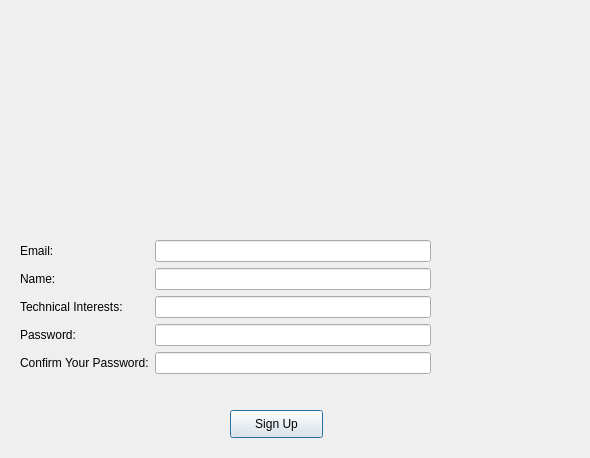
<?xml version="1.0" encoding="UTF-8"?>
<ui version="4.0">
 <class>Dialog</class>
 <widget class="QDialog" name="Dialog">
  <property name="enabled">
   <bool>true</bool>
  </property>
  <property name="geometry">
   <rect>
    <x>0</x>
    <y>0</y>
    <width>590</width>
    <height>458</height>
   </rect>
  </property>
  <property name="minimumSize">
   <size>
    <width>590</width>
    <height>458</height>
   </size>
  </property>
  <property name="maximumSize">
   <size>
    <width>594</width>
    <height>458</height>
   </size>
  </property>
  <property name="baseSize">
   <size>
    <width>590</width>
    <height>458</height>
   </size>
  </property>
  <property name="windowTitle">
   <string>Dialog</string>
  </property>
  <property name="styleSheet">
   <string notr="true">QDialog{
	background-image: url(Users/kappa/Library/Containers/com.tencent.xinWeChat/Data/Library/Application Support/com.tencent.xinWeChat/2.0b4.0.9/1feec28dbcbbd41c908e5319f9080e3b/Message/MessageTemp/9e20f478899dc29eb19741386f9343c8/Image/541543462213_.pic.jpg);
}
QPushButton{
	background-color:rgb(255, 255, 255)
	border: none;
}</string>
  </property>
  <widget class="QPushButton" name="signup_button">
   <property name="geometry">
    <rect>
     <x>230</x>
     <y>410</y>
     <width>93</width>
     <height>28</height>
    </rect>
   </property>
   <property name="text">
    <string>Sign Up</string>
   </property>
  </widget>
  <widget class="QWidget" name="formLayoutWidget_2">
   <property name="geometry">
    <rect>
     <x>20</x>
     <y>240</y>
     <width>411</width>
     <height>173</height>
    </rect>
   </property>
   <layout class="QFormLayout" name="formLayout_2">
    <item row="0" column="0">
     <widget class="QLabel" name="label_2">
      <property name="text">
       <string>Email:</string>
      </property>
     </widget>
    </item>
    <item row="1" column="0">
     <widget class="QLabel" name="label_4">
      <property name="text">
       <string>Name:</string>
      </property>
     </widget>
    </item>
    <item row="1" column="1">
     <widget class="QLineEdit" name="name_field">
      <property name="echoMode">
       <enum>QLineEdit::PasswordEchoOnEdit</enum>
      </property>
      <property name="placeholderText">
       <string notr="true"/>
      </property>
     </widget>
    </item>
    <item row="2" column="0">
     <widget class="QLabel" name="label_5">
      <property name="text">
       <string>Technical Interests:</string>
      </property>
     </widget>
    </item>
    <item row="2" column="1">
     <widget class="QLineEdit" name="interest_field">
      <property name="echoMode">
       <enum>QLineEdit::PasswordEchoOnEdit</enum>
      </property>
     </widget>
    </item>
    <item row="3" column="0">
     <widget class="QLabel" name="label_3">
      <property name="text">
       <string>Password:</string>
      </property>
     </widget>
    </item>
    <item row="3" column="1">
     <widget class="QLineEdit" name="password_field">
      <property name="echoMode">
       <enum>QLineEdit::PasswordEchoOnEdit</enum>
      </property>
     </widget>
    </item>
    <item row="4" column="0">
     <widget class="QLabel" name="label">
      <property name="text">
       <string>Confirm Your Password:</string>
      </property>
     </widget>
    </item>
    <item row="4" column="1">
     <widget class="QLineEdit" name="confirm_password_field">
      <property name="echoMode">
       <enum>QLineEdit::PasswordEchoOnEdit</enum>
      </property>
      <property name="dragEnabled">
       <bool>false</bool>
      </property>
      <property name="placeholderText">
       <string notr="true" comment="comfirm your password" extracomment="comfirm your password"/>
      </property>
     </widget>
    </item>
    <item row="0" column="1">
     <widget class="QLineEdit" name="email_field">
      <property name="whatsThis">
       <string>&lt;html&gt;&lt;head/&gt;&lt;body&gt;&lt;p&gt;sadsad&lt;/p&gt;&lt;/body&gt;&lt;/html&gt;</string>
      </property>
      <property name="text">
       <string/>
      </property>
      <property name="placeholderText">
       <string notr="true"/>
      </property>
     </widget>
    </item>
   </layout>
  </widget>
 </widget>
 <resources/>
 <connections/>
</ui>
